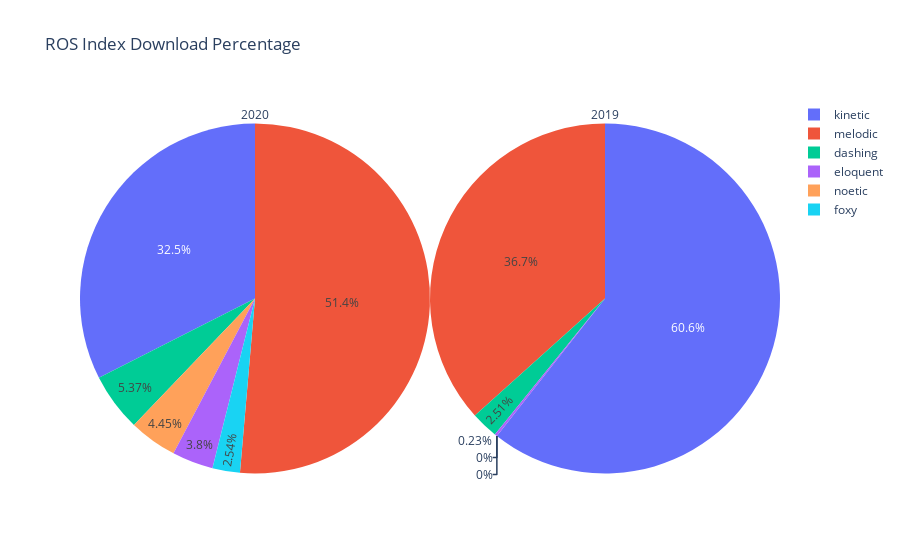

The cell this chart's notebook holds for it:
### Code cell
from plotly import tools
import plotly.offline as py
import plotly.graph_objs as go

temp = distro_df[distro_df["2020"]>1]

trace1 = go.Pie(values= temp["2019"], labels = temp["name"],domain=dict(x=[0.5,1.0]),title="2019")
trace2 = go.Pie(values= temp["2020"], labels = temp["name"],domain=dict(x=[0, 0.5]),title="2020")

layout = go.Layout(title="ROS Index Download Percentage",)
data = [trace1, trace2]
fig = go.Figure(data=data, layout=layout)
fig.show()

### Figure 1 — Plotly figure (JSON) as saved in the notebook; plotly's stock layout.template omitted (floating-point values rounded to 4 significant figures)
{"data": [{"domain": {"x": [0.5, 1]}, "labels": ["kinetic", "melodic", "noetic", "dashing", "eloquent", "foxy"], "title": {"text": "2019"}, "type": "pie", "values": [49.99, 30.24, 0, 2.07, 0.19, 0]}, {"domain": {"x": [0, 0.5]}, "labels": ["kinetic", "melodic", "noetic", "dashing", "eloquent", "foxy"], "title": {"text": "2020"}, "type": "pie", "values": [29.14, 46.1, 3.99, 4.82, 3.41, 2.28]}], "layout": {"title": {"text": "ROS Index Download Percentage"}}}
